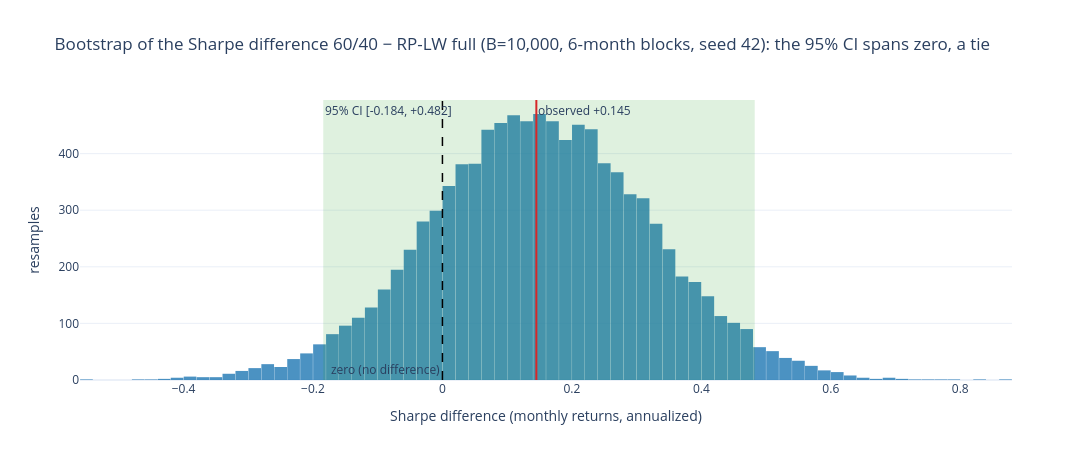

The notebook cell saved with this chart:
### Markdown cell above
### Q1 (interactive) — the bootstrap distribution behind the headline pair

The bootstrap draws were not persisted (only the summary CSV), so they are **re-generated here with the same
generator, block length, resample count and seed** as the Q1 cell above (`np.random.seed(42)`, `B = 10000`,
`L = 6`), and the resulting 95% CI is asserted to match `outputs/validation_summary.csv` to three decimals
before anything is plotted. The histogram shows the 10,000 resampled Sharpe differences for **60/40 − RP-LW
full**; the shaded band is the 95% CI, the dashed line is zero, the solid line the observed difference. The CI
spanning zero *is* the tie. A static copy is embedded below for renderers that strip JavaScript (github.com);
the interactive HTML is saved to `outputs/validation_bootstrap_6040_rplwfull.html`. Display only — no stored
number is changed.

### Code cell
import plotly.graph_objects as go
import plotly.io as pio
from IPython.display import Image, display
pio.renderers.default = "plotly_mimetype+notebook_connected"   # figure JSON stays in the .ipynb; plotly.js from CDN

# --- re-generate the bootstrap draws exactly as in the Q1 cell (same generator, parameters and seed) ---
np.random.seed(42)
B2, L2 = 10000, 6
n2 = len(M); nblocks2 = int(np.ceil(n2 / L2))
starts2 = np.random.randint(0, n2 - L2 + 1, size=(B2, nblocks2))
IDX2 = (starts2[:, :, None] + np.arange(L2)[None, None, :]).reshape(B2, nblocks2 * L2)[:, :n2]
assert np.array_equal(IDX2, IDX), "re-generated block indices differ from the Q1 computation"

a, b = "60/40", "RP-LW full"
diff2 = _sharpe_rows(excess(a).values[IDX2]) - _sharpe_rows(excess(b).values[IDX2])
obs2 = sharpe_m(excess(a)) - sharpe_m(excess(b))
lo2, hi2 = np.percentile(diff2, [2.5, 97.5])

stored = pd.read_csv(OUT_DIR / "validation_summary.csv").set_index("pair").loc[f"{a} - {b}"]
for mine, key in [(obs2, "sharpe_diff"), (lo2, "ci_low"), (hi2, "ci_high")]:
    assert round(float(mine), 3) == round(float(stored[key]), 3), f"{key}: {mine:.4f} vs stored {stored[key]:.4f}"
print(f"re-generated CI matches outputs/validation_summary.csv: diff {obs2:+.3f}, 95% CI [{lo2:+.3f}, {hi2:+.3f}]")

fig = go.Figure()
fig.add_trace(go.Histogram(x=diff2, nbinsx=80, name="bootstrap Sharpe differences", marker_color="#1f77b4",
                           opacity=0.8, hovertemplate="Sharpe diff %{x:.2f}<br>count %{y}<extra></extra>"))
fig.add_vrect(x0=lo2, x1=hi2, fillcolor="#2ca02c", opacity=0.15, line_width=0,
              annotation_text=f"95% CI [{lo2:+.3f}, {hi2:+.3f}]", annotation_position="top left")
fig.add_vline(x=0, line_dash="dash", line_color="black", line_width=1.5,
              annotation_text="zero (no difference)", annotation_position="bottom left")
fig.add_vline(x=obs2, line_color="#d62728", line_width=2,
              annotation_text=f"observed {obs2:+.3f}", annotation_position="top right")
fig.update_layout(title=f"Bootstrap of the Sharpe difference {a} − {b} (B={B2:,}, {L2}-month blocks, seed 42): the 95% CI spans zero, a tie",
                  xaxis_title="Sharpe difference (monthly returns, annualized)", yaxis_title="resamples",
                  template="plotly_white", height=460, width=1150, showlegend=False, bargap=0.02)
fig.show()
fig.write_html(OUT_DIR / "validation_bootstrap_6040_rplwfull.html", include_plotlyjs="cdn")
try:   # static PNG twin for renderers that strip JavaScript (github.com); needs kaleido + a local Chrome
    display(Image(fig.to_image(format="png", scale=2)))
except Exception as e:
    print(f"static PNG skipped ({type(e).__name__}); the interactive HTML is in outputs/")

### Figure 1 — Plotly figure (JSON) as saved in the notebook; plotly's stock layout.template omitted (floating-point values rounded to 4 significant figures; data arrays with more than 128 entries replaced by an {"elided": "..."} marker saying what was removed)
{"data": [{"hovertemplate": "Sharpe diff %{x:.2f}<br>count %{y}<extra></extra>", "marker": {"color": "#1f77b4"}, "name": "bootstrap Sharpe differences", "nbinsx": 80, "opacity": 0.8, "type": "histogram", "x": {"elided": "10000 float values"}}], "layout": {"annotations": [{"showarrow": false, "text": "95% CI [-0.184, +0.482]", "x": -0.1842, "xanchor": "left", "xref": "x", "y": 1, "yanchor": "top", "yref": "y domain"}, {"showarrow": false, "text": "zero (no difference)", "x": 0, "xanchor": "right", "xref": "x", "y": 0, "yanchor": "bottom", "yref": "y domain"}, {"showarrow": false, "text": "observed +0.145", "x": 0.1451, "xanchor": "left", "xref": "x", "y": 1, "yanchor": "top", "yref": "y domain"}], "bargap": 0.02, "height": 460, "shapes": [{"fillcolor": "#2ca02c", "line": {"width": 0}, "opacity": 0.15, "type": "rect", "x0": -0.1842, "x1": 0.4825, "xref": "x", "y0": 0, "y1": 1, "yref": "y domain"}, {"line": {"color": "black", "dash": "dash", "width": 1.5}, "type": "line", "x0": 0, "x1": 0, "xref": "x", "y0": 0, "y1": 1, "yref": "y domain"}, {"line": {"color": "#d62728", "width": 2}, "type": "line", "x0": 0.1451, "x1": 0.1451, "xref": "x", "y0": 0, "y1": 1, "yref": "y domain"}], "showlegend": false, "title": {"text": "Bootstrap of the Sharpe difference 60/40 − RP-LW full (B=10,000, 6-month blocks, seed 42): the 95% CI spans zero, a tie"}, "width": 1150, "xaxis": {"title": {"text": "Sharpe difference (monthly returns, annualized)"}}, "yaxis": {"title": {"text": "resamples"}}}}
